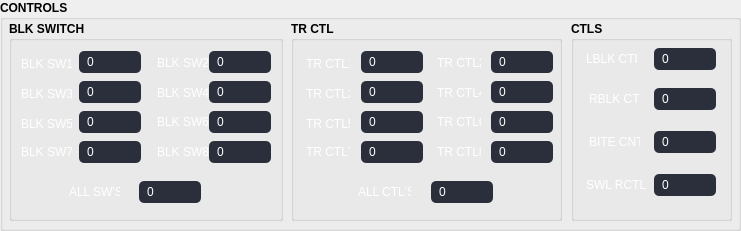
   <widget class="QGroupBox" name="groupBox_3">
    <property name="geometry">
     <rect>
      <x>10</x>
      <y>200</y>
      <width>741</width>
      <height>231</height>
     </rect>
    </property>
    <property name="font">
     <font>
      <bold>true</bold>
     </font>
    </property>
    <property name="title">
     <string>CONTROLS</string>
    </property>
    <widget class="QGroupBox" name="radar_groupbox_15">
     <property name="geometry">
      <rect>
       <x>9</x>
       <y>21</y>
       <width>274</width>
       <height>200</height>
      </rect>
     </property>
     <property name="font">
      <font>
       <bold>true</bold>
      </font>
     </property>
     <property name="styleSheet">
      <string notr="true">QComboBox {
    color: white;
    background-color: #2a2f3b;
    border: 1px  #ccc;
    border-radius: 5px;
    padding-left: 8px;
    padding-right: 1px;
    font-size: 12px;
}
/* Hover effect on closed combo box */
QComboBox:hover {
    background-color: #323741;
}
/* Drop-down arrow */
QComboBox::drop-down {
    border: none;
    width: 25px;
    subcontrol-origin: padding; 
    subcontrol-position: top right;
    background: transparent;
}
QLabel{
color: white;
}
QComboBox::down-arrow {
    
	image: url(:/newPrefix/resources/arrow.png);
    width: 12px;
    height: 12px;
}

/* Drop-down popup (list view) with dark theme */
QComboBox QAbstractItemView {
    background-color: #2a2f3b;              /* dark background */
    color: white;                           /* white text */
    selection-background-color: #323741;    /* slightly lighter dark when selected */
    selection-color: white;
    border: 1px solid #444;                 /* subtle dark border */
    padding: 5px;
    outline: 0;
    border-radius: 5px;
}

/* Vertical scrollbar inside combo popup */
QComboBox QAbstractItemView QScrollBar:vertical {
    background: #2a2f3b;           /* dark scrollbar track */
    width: 10px;
    margin: 2px 0;
    border-radius: 5px;
}

QComboBox QAbstractItemView QScrollBar::handle:vertical {
    background: #555;              /* scrollbar handle */
    min-height: 20px;
    border-radius: 5px;
}

QComboBox QAbstractItemView QScrollBar::handle:vertical:hover {
    background: #777;              /* lighter on hover */
}

QComboBox QAbstractItemView QScrollBar::add-line:vertical,
QComboBox QAbstractItemView QScrollBar::sub-line:vertical {
    background: none;
    height: 0px;
    subcontrol-origin: margin;
}

QComboBox QAbstractItemView QScrollBar::add-page:vertical,
QComboBox QAbstractItemView QScrollBar::sub-page:vertical {
    background: none;
}

QPushButton {
background-color: orange;
color: black;
border: none;
height: 35px;
border-radius: 5px;
font-size: 16px;
}

QPushButton:pressed {
background-color: darkorange;
}

</string>
     </property>
     <property name="title">
      <string>BLK SWITCH</string>
     </property>
     <widget class="QLabel" name="label_75">
      <property name="geometry">
       <rect>
        <x>12</x>
        <y>30</y>
        <width>51</width>
        <height>26</height>
       </rect>
      </property>
      <property name="font">
       <font>
        <pointsize>9</pointsize>
       </font>
      </property>
      <property name="text">
       <string>BLK SW1</string>
      </property>
     </widget>
     <widget class="QLabel" name="label_76">
      <property name="geometry">
       <rect>
        <x>12</x>
        <y>60</y>
        <width>51</width>
        <height>26</height>
       </rect>
      </property>
      <property name="font">
       <font>
        <pointsize>9</pointsize>
       </font>
      </property>
      <property name="text">
       <string>BLK SW3</string>
      </property>
     </widget>
     <widget class="QLabel" name="label_77">
      <property name="geometry">
       <rect>
        <x>12</x>
        <y>118</y>
        <width>51</width>
        <height>26</height>
       </rect>
      </property>
      <property name="font">
       <font>
        <pointsize>9</pointsize>
       </font>
      </property>
      <property name="text">
       <string>BLK SW7</string>
      </property>
     </widget>
     <widget class="QLabel" name="label_78">
      <property name="geometry">
       <rect>
        <x>12</x>
        <y>90</y>
        <width>51</width>
        <height>26</height>
       </rect>
      </property>
      <property name="font">
       <font>
        <pointsize>9</pointsize>
       </font>
      </property>
      <property name="text">
       <string>BLK SW5</string>
      </property>
     </widget>
     <widget class="QLabel" name="label_79">
      <property name="geometry">
       <rect>
        <x>148</x>
        <y>59</y>
        <width>51</width>
        <height>26</height>
       </rect>
      </property>
      <property name="font">
       <font>
        <pointsize>9</pointsize>
       </font>
      </property>
      <property name="text">
       <string>BLK SW4</string>
      </property>
     </widget>
     <widget class="QLabel" name="label_80">
      <property name="geometry">
       <rect>
        <x>148</x>
        <y>88</y>
        <width>51</width>
        <height>26</height>
       </rect>
      </property>
      <property name="font">
       <font>
        <pointsize>9</pointsize>
       </font>
      </property>
      <property name="text">
       <string>BLK SW6</string>
      </property>
     </widget>
     <widget class="QLabel" name="label_81">
      <property name="geometry">
       <rect>
        <x>148</x>
        <y>118</y>
        <width>51</width>
        <height>26</height>
       </rect>
      </property>
      <property name="font">
       <font>
        <pointsize>9</pointsize>
       </font>
      </property>
      <property name="text">
       <string>BLK SW8</string>
      </property>
     </widget>
     <widget class="QLabel" name="label_82">
      <property name="geometry">
       <rect>
        <x>148</x>
        <y>29</y>
        <width>51</width>
        <height>26</height>
       </rect>
      </property>
      <property name="font">
       <font>
        <pointsize>9</pointsize>
       </font>
      </property>
      <property name="text">
       <string>BLK SW2</string>
      </property>
     </widget>
     <widget class="QLabel" name="lblAttTx">
      <property name="geometry">
       <rect>
        <x>60</x>
        <y>158</y>
        <width>51</width>
        <height>26</height>
       </rect>
      </property>
      <property name="font">
       <font>
        <pointsize>9</pointsize>
       </font>
      </property>
      <property name="text">
       <string>ALL SW'S</string>
      </property>
     </widget>
     <widget class="QComboBox" name="blkSw1">
      <property name="geometry">
       <rect>
        <x>70</x>
        <y>30</y>
        <width>62</width>
        <height>22</height>
       </rect>
      </property>
      <item>
       <property name="text">
        <string>0</string>
       </property>
      </item>
      <item>
       <property name="text">
        <string>1</string>
       </property>
      </item>
     </widget>
     <widget class="QComboBox" name="blkSw3">
      <property name="geometry">
       <rect>
        <x>70</x>
        <y>60</y>
        <width>62</width>
        <height>22</height>
       </rect>
      </property>
      <item>
       <property name="text">
        <string>0</string>
       </property>
      </item>
      <item>
       <property name="text">
        <string>1</string>
       </property>
      </item>
     </widget>
     <widget class="QComboBox" name="blkSw5">
      <property name="geometry">
       <rect>
        <x>70</x>
        <y>90</y>
        <width>62</width>
        <height>22</height>
       </rect>
      </property>
      <item>
       <property name="text">
        <string>0</string>
       </property>
      </item>
      <item>
       <property name="text">
        <string>1</string>
       </property>
      </item>
     </widget>
     <widget class="QComboBox" name="blkSw7">
      <property name="geometry">
       <rect>
        <x>70</x>
        <y>120</y>
        <width>62</width>
        <height>22</height>
       </rect>
      </property>
      <item>
       <property name="text">
        <string>0</string>
       </property>
      </item>
      <item>
       <property name="text">
        <string>1</string>
       </property>
      </item>
     </widget>
     <widget class="QComboBox" name="blkSw8">
      <property name="geometry">
       <rect>
        <x>200</x>
        <y>120</y>
        <width>62</width>
        <height>22</height>
       </rect>
      </property>
      <item>
       <property name="text">
        <string>0</string>
       </property>
      </item>
      <item>
       <property name="text">
        <string>1</string>
       </property>
      </item>
     </widget>
     <widget class="QComboBox" name="blkSw4">
      <property name="geometry">
       <rect>
        <x>200</x>
        <y>60</y>
        <width>62</width>
        <height>22</height>
       </rect>
      </property>
      <item>
       <property name="text">
        <string>0</string>
       </property>
      </item>
      <item>
       <property name="text">
        <string>1</string>
       </property>
      </item>
     </widget>
     <widget class="QComboBox" name="blkSw6">
      <property name="geometry">
       <rect>
        <x>200</x>
        <y>90</y>
        <width>62</width>
        <height>22</height>
       </rect>
      </property>
      <item>
       <property name="text">
        <string>0</string>
       </property>
      </item>
      <item>
       <property name="text">
        <string>1</string>
       </property>
      </item>
     </widget>
     <widget class="QComboBox" name="blkSw2">
      <property name="geometry">
       <rect>
        <x>200</x>
        <y>30</y>
        <width>62</width>
        <height>22</height>
       </rect>
      </property>
      <item>
       <property name="text">
        <string>0</string>
       </property>
      </item>
      <item>
       <property name="text">
        <string>1</string>
       </property>
      </item>
     </widget>
     <widget class="QComboBox" name="blkSwAll">
      <property name="geometry">
       <rect>
        <x>130</x>
        <y>160</y>
        <width>62</width>
        <height>22</height>
       </rect>
      </property>
      <item>
       <property name="text">
        <string>0</string>
       </property>
      </item>
      <item>
       <property name="text">
        <string>1</string>
       </property>
      </item>
     </widget>
    </widget>
    <widget class="QGroupBox" name="radar_groupbox_16">
     <property name="geometry">
      <rect>
       <x>291</x>
       <y>21</y>
       <width>271</width>
       <height>200</height>
      </rect>
     </property>
     <property name="font">
      <font>
       <bold>true</bold>
      </font>
     </property>
     <property name="styleSheet">
      <string notr="true">QComboBox {
    color: white;
    background-color: #2a2f3b;
    border: 1px  #ccc;
    border-radius: 5px;
    padding-left: 8px;
    padding-right: 1px;
    font-size: 12px;
}
/* Hover effect on closed combo box */
QComboBox:hover {
    background-color: #323741;
}
/* Drop-down arrow */
QComboBox::drop-down {
    border: none;
    width: 25px;
    subcontrol-origin: padding; 
    subcontrol-position: top right;
    background: transparent;
}

QComboBox::down-arrow {
  
	image: url(:/newPrefix/resources/arrow.png);
    width: 12px;
    height: 12px;
}

/* Drop-down popup (list view) with dark theme */
QComboBox QAbstractItemView {
    background-color: #2a2f3b;              /* dark background */
    color: white;                           /* white text */
    selection-background-color: #323741;    /* slightly lighter dark when selected */
    selection-color: white;
    border: 1px solid #444;                 /* subtle dark border */
    padding: 5px;
    outline: 0;
    border-radius: 5px;
}

/* Vertical scrollbar inside combo popup */
QComboBox QAbstractItemView QScrollBar:vertical {
    background: #2a2f3b;           /* dark scrollbar track */
    width: 10px;
    margin: 2px 0;
    border-radius: 5px;
}

QComboBox QAbstractItemView QScrollBar::handle:vertical {
    background: #555;              /* scrollbar handle */
    min-height: 20px;
    border-radius: 5px;
}

QComboBox QAbstractItemView QScrollBar::handle:vertical:hover {
    background: #777;              /* lighter on hover */
}

QComboBox QAbstractItemView QScrollBar::add-line:vertical,
QComboBox QAbstractItemView QScrollBar::sub-line:vertical {
    background: none;
    height: 0px;
    subcontrol-origin: margin;
}

QComboBox QAbstractItemView QScrollBar::add-page:vertical,
QComboBox QAbstractItemView QScrollBar::sub-page:vertical {
    background: none;
}

QPushButton {
background-color: orange;
color: black;
border: none;
height: 35px;
border-radius: 5px;
font-size: 16px;
}

QPushButton:pressed {
background-color: darkorange;
}
QLabel{
color: white;
}
</string>
     </property>
     <property name="title">
      <string>TR CTL</string>
     </property>
     <widget class="QLabel" name="label_84">
      <property name="geometry">
       <rect>
        <x>15</x>
        <y>30</y>
        <width>44</width>
        <height>26</height>
       </rect>
      </property>
      <property name="font">
       <font>
        <pointsize>9</pointsize>
       </font>
      </property>
      <property name="text">
       <string>TR CTL1</string>
      </property>
     </widget>
     <widget class="QLabel" name="label_85">
      <property name="geometry">
       <rect>
        <x>15</x>
        <y>60</y>
        <width>44</width>
        <height>26</height>
       </rect>
      </property>
      <property name="font">
       <font>
        <pointsize>9</pointsize>
       </font>
      </property>
      <property name="text">
       <string>TR CTL3</string>
      </property>
     </widget>
     <widget class="QLabel" name="label_86">
      <property name="geometry">
       <rect>
        <x>15</x>
        <y>118</y>
        <width>44</width>
        <height>26</height>
       </rect>
      </property>
      <property name="font">
       <font>
        <pointsize>9</pointsize>
       </font>
      </property>
      <property name="text">
       <string>TR CTL7</string>
      </property>
     </widget>
     <widget class="QLabel" name="label_87">
      <property name="geometry">
       <rect>
        <x>15</x>
        <y>90</y>
        <width>44</width>
        <height>26</height>
       </rect>
      </property>
      <property name="font">
       <font>
        <pointsize>9</pointsize>
       </font>
      </property>
      <property name="text">
       <string>TR CTL5</string>
      </property>
     </widget>
     <widget class="QLabel" name="label_88">
      <property name="geometry">
       <rect>
        <x>146</x>
        <y>59</y>
        <width>44</width>
        <height>26</height>
       </rect>
      </property>
      <property name="font">
       <font>
        <pointsize>9</pointsize>
       </font>
      </property>
      <property name="text">
       <string>TR CTL4</string>
      </property>
     </widget>
     <widget class="QLabel" name="label_89">
      <property name="geometry">
       <rect>
        <x>146</x>
        <y>88</y>
        <width>44</width>
        <height>26</height>
       </rect>
      </property>
      <property name="font">
       <font>
        <pointsize>9</pointsize>
       </font>
      </property>
      <property name="text">
       <string>TR CTL6</string>
      </property>
     </widget>
     <widget class="QLabel" name="label_90">
      <property name="geometry">
       <rect>
        <x>146</x>
        <y>118</y>
        <width>44</width>
        <height>26</height>
       </rect>
      </property>
      <property name="font">
       <font>
        <pointsize>9</pointsize>
       </font>
      </property>
      <property name="text">
       <string>TR CTL8</string>
      </property>
     </widget>
     <widget class="QLabel" name="label_91">
      <property name="geometry">
       <rect>
        <x>146</x>
        <y>29</y>
        <width>44</width>
        <height>26</height>
       </rect>
      </property>
      <property name="font">
       <font>
        <pointsize>9</pointsize>
       </font>
      </property>
      <property name="text">
       <string>TR CTL2</string>
      </property>
     </widget>
     <widget class="QLabel" name="lblAttRx">
      <property name="geometry">
       <rect>
        <x>67</x>
        <y>158</y>
        <width>53</width>
        <height>26</height>
       </rect>
      </property>
      <property name="font">
       <font>
        <pointsize>9</pointsize>
       </font>
      </property>
      <property name="text">
       <string>ALL CTL'S</string>
      </property>
     </widget>
     <widget class="QComboBox" name="trCTCL7">
      <property name="geometry">
       <rect>
        <x>70</x>
        <y>120</y>
        <width>62</width>
        <height>22</height>
       </rect>
      </property>
      <item>
       <property name="text">
        <string>0</string>
       </property>
      </item>
      <item>
       <property name="text">
        <string>1</string>
       </property>
      </item>
     </widget>
     <widget class="QComboBox" name="trCTCL5">
      <property name="geometry">
       <rect>
        <x>70</x>
        <y>90</y>
        <width>62</width>
        <height>22</height>
       </rect>
      </property>
      <item>
       <property name="text">
        <string>0</string>
       </property>
      </item>
      <item>
       <property name="text">
        <string>1</string>
       </property>
      </item>
     </widget>
     <widget class="QComboBox" name="trCTCL1">
      <property name="geometry">
       <rect>
        <x>70</x>
        <y>30</y>
        <width>62</width>
        <height>22</height>
       </rect>
      </property>
      <item>
       <property name="text">
        <string>0</string>
       </property>
      </item>
      <item>
       <property name="text">
        <string>1</string>
       </property>
      </item>
     </widget>
     <widget class="QComboBox" name="trCTCL3">
      <property name="geometry">
       <rect>
        <x>70</x>
        <y>60</y>
        <width>62</width>
        <height>22</height>
       </rect>
      </property>
      <item>
       <property name="text">
        <string>0</string>
       </property>
      </item>
      <item>
       <property name="text">
        <string>1</string>
       </property>
      </item>
     </widget>
     <widget class="QComboBox" name="trCTCL8">
      <property name="geometry">
       <rect>
        <x>200</x>
        <y>120</y>
        <width>62</width>
        <height>22</height>
       </rect>
      </property>
      <item>
       <property name="text">
        <string>0</string>
       </property>
      </item>
      <item>
       <property name="text">
        <string>1</string>
       </property>
      </item>
     </widget>
     <widget class="QComboBox" name="trCTCL6">
      <property name="geometry">
       <rect>
        <x>200</x>
        <y>90</y>
        <width>62</width>
        <height>22</height>
       </rect>
      </property>
      <item>
       <property name="text">
        <string>0</string>
       </property>
      </item>
      <item>
       <property name="text">
        <string>1</string>
       </property>
      </item>
     </widget>
     <widget class="QComboBox" name="trCTCL2">
      <property name="geometry">
       <rect>
        <x>200</x>
        <y>30</y>
        <width>62</width>
        <height>22</height>
       </rect>
      </property>
      <item>
       <property name="text">
        <string>0</string>
       </property>
      </item>
      <item>
       <property name="text">
        <string>1</string>
       </property>
      </item>
     </widget>
     <widget class="QComboBox" name="trCTCL4">
      <property name="geometry">
       <rect>
        <x>200</x>
        <y>60</y>
        <width>62</width>
        <height>22</height>
       </rect>
      </property>
      <item>
       <property name="text">
        <string>0</string>
       </property>
      </item>
      <item>
       <property name="text">
        <string>1</string>
       </property>
      </item>
     </widget>
     <widget class="QComboBox" name="trCTCLAll">
      <property name="geometry">
       <rect>
        <x>140</x>
        <y>160</y>
        <width>62</width>
        <height>22</height>
       </rect>
      </property>
      <item>
       <property name="text">
        <string>0</string>
       </property>
      </item>
      <item>
       <property name="text">
        <string>1</string>
       </property>
      </item>
     </widget>
    </widget>
    <widget class="QGroupBox" name="radar_groupbox_31">
     <property name="geometry">
      <rect>
       <x>571</x>
       <y>21</y>
       <width>161</width>
       <height>200</height>
      </rect>
     </property>
     <property name="font">
      <font>
       <bold>true</bold>
      </font>
     </property>
     <property name="styleSheet">
      <string notr="true">QComboBox {
    color: white;
    background-color: #2a2f3b;
    border: 1px  #ccc;
    border-radius: 5px;
    padding-left: 8px;
    padding-right: 1px;
    font-size: 12px;
}
/* Hover effect on closed combo box */
QComboBox:hover {
    background-color: #323741;
}
/* Drop-down arrow */
QComboBox::drop-down {
    border: none;
    width: 25px;
    subcontrol-origin: padding; 
    subcontrol-position: top right;
    background: transparent;
}

QComboBox::down-arrow {
	image: url(:/newPrefix/resources/arrow.png);
    width: 12px;
    height: 12px;
}

/* Drop-down popup (list view) with dark theme */
QComboBox QAbstractItemView {
    background-color: #2a2f3b;              /* dark background */
    color: white;                           /* white text */
    selection-background-color: #323741;    /* slightly lighter dark when selected */
    selection-color: white;
    border: 1px solid #444;                 /* subtle dark border */
    padding: 5px;
    outline: 0;
    border-radius: 5px;
}

/* Vertical scrollbar inside combo popup */
QComboBox QAbstractItemView QScrollBar:vertical {
    background: #2a2f3b;           /* dark scrollbar track */
    width: 10px;
    margin: 2px 0;
    border-radius: 5px;
}

QComboBox QAbstractItemView QScrollBar::handle:vertical {
    background: #555;              /* scrollbar handle */
    min-height: 20px;
    border-radius: 5px;
}

QComboBox QAbstractItemView QScrollBar::handle:vertical:hover {
    background: #777;              /* lighter on hover */
}

QComboBox QAbstractItemView QScrollBar::add-line:vertical,
QComboBox QAbstractItemView QScrollBar::sub-line:vertical {
    background: none;
    height: 0px;
    subcontrol-origin: margin;
}

QComboBox QAbstractItemView QScrollBar::add-page:vertical,
QComboBox QAbstractItemView QScrollBar::sub-page:vertical {
    background: none;
}

QPushButton {
background-color: orange;
color: black;
border: none;
height: 35px;
border-radius: 5px;
font-size: 16px;
}

QPushButton:pressed {
background-color: darkorange;
}

QLabel{
color: white;
}
QCheckBox{
color: white;
}</string>
     </property>
     <property name="title">
      <string>CTLS</string>
     </property>
     <widget class="QLabel" name="label_188">
      <property name="geometry">
       <rect>
        <x>18</x>
        <y>65</y>
        <width>51</width>
        <height>26</height>
       </rect>
      </property>
      <property name="font">
       <font>
        <pointsize>9</pointsize>
       </font>
      </property>
      <property name="text">
       <string>RBLK CTL</string>
      </property>
     </widget>
     <widget class="QLabel" name="label_190">
      <property name="geometry">
       <rect>
        <x>18</x>
        <y>108</y>
        <width>51</width>
        <height>26</height>
       </rect>
      </property>
      <property name="font">
       <font>
        <pointsize>9</pointsize>
       </font>
      </property>
      <property name="text">
       <string>BITE CNT</string>
      </property>
     </widget>
     <widget class="QLabel" name="label_191">
      <property name="geometry">
       <rect>
        <x>15</x>
        <y>151</y>
        <width>61</width>
        <height>26</height>
       </rect>
      </property>
      <property name="font">
       <font>
        <pointsize>9</pointsize>
       </font>
      </property>
      <property name="text">
       <string>SWL RCTL</string>
      </property>
     </widget>
     <widget class="QLabel" name="label_192">
      <property name="geometry">
       <rect>
        <x>15</x>
        <y>25</y>
        <width>51</width>
        <height>26</height>
       </rect>
      </property>
      <property name="font">
       <font>
        <pointsize>9</pointsize>
       </font>
      </property>
      <property name="text">
       <string>LBLK CTL</string>
      </property>
     </widget>
     <widget class="QComboBox" name="rblkCTL">
      <property name="geometry">
       <rect>
        <x>83</x>
        <y>67</y>
        <width>62</width>
        <height>22</height>
       </rect>
      </property>
      <item>
       <property name="text">
        <string>0</string>
       </property>
      </item>
      <item>
       <property name="text">
        <string>1</string>
       </property>
      </item>
      <item>
       <property name="text">
        <string>2</string>
       </property>
      </item>
      <item>
       <property name="text">
        <string>3</string>
       </property>
      </item>
     </widget>
     <widget class="QComboBox" name="biteCNT">
      <property name="geometry">
       <rect>
        <x>83</x>
        <y>110</y>
        <width>62</width>
        <height>22</height>
       </rect>
      </property>
      <item>
       <property name="text">
        <string>0</string>
       </property>
      </item>
      <item>
       <property name="text">
        <string>1</string>
       </property>
      </item>
      <item>
       <property name="text">
        <string>2</string>
       </property>
      </item>
      <item>
       <property name="text">
        <string>3</string>
       </property>
      </item>
     </widget>
     <widget class="QComboBox" name="swlRCTL">
      <property name="geometry">
       <rect>
        <x>83</x>
        <y>153</y>
        <width>62</width>
        <height>22</height>
       </rect>
      </property>
      <item>
       <property name="text">
        <string>0</string>
       </property>
      </item>
      <item>
       <property name="text">
        <string>1</string>
       </property>
      </item>
      <item>
       <property name="text">
        <string>2</string>
       </property>
      </item>
      <item>
       <property name="text">
        <string>3</string>
       </property>
      </item>
     </widget>
     <widget class="QComboBox" name="lblkCTL">
      <property name="geometry">
       <rect>
        <x>83</x>
        <y>27</y>
        <width>62</width>
        <height>22</height>
       </rect>
      </property>
      <item>
       <property name="text">
        <string>0</string>
       </property>
      </item>
      <item>
       <property name="text">
        <string>1</string>
       </property>
      </item>
      <item>
       <property name="text">
        <string>2</string>
       </property>
      </item>
      <item>
       <property name="text">
        <string>3</string>
       </property>
      </item>
     </widget>
    </widget>
   </widget>
